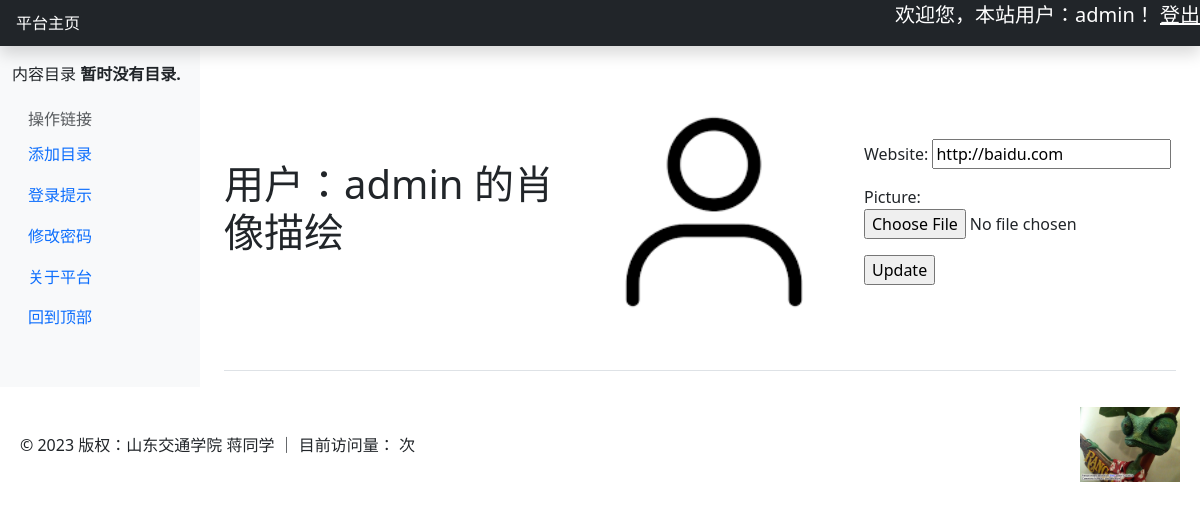
Screenshot of /rango/profile/admin/ (signed in) with the database file from the repository.
### rango/models.py (models this page shows, shortened)
class UserProfile(models.Model):
	user = models.OneToOneField(User, on_delete=models.CASCADE)
	website = models.URLField(blank=True)
	picture = models.ImageField(upload_to='profile_images', blank=True)

### rango/views.py (the view, shortened to what this page needs)
# urls.py: re_path(r'^profile/(?P<username>[\w\-]+)/$', views.profile, name='profile'),
@login_required
def profile(request, username):
	try:
		user = User.objects.get(username=username)
	except User.DoesNotExist:
		return redirect('index')
	userprofile = UserProfile.objects.get_or_create(user=user)[0]
	form = UserProfileForm({'website': userprofile.website, 'picture': userprofile.picture})
	return render(request, 'rango/profile.html', {'userprofile': userprofile, 'selecteduser': user, 'form': form})

### rango/forms.py
class UserProfileForm(forms.ModelForm):
    class Meta:
        model = UserProfile
        fields=('website','picture')

### templates/rango/profile.html (shortened to what this page needs)
{% extends 'rango/base_bootstrap.html' %}
{% load static %}
{% block body_block %}
	<div class="page-header">
		<h1>用户：{{selecteduser.username}} 的肖像描绘</h1>
	</div>
    {% if userprofile.picture %}
    <img src="{{ MEDIA_URL }}{{userprofile.picture }}" width="300" height="300" alt="{{user.username}}" />
    {% else %}
    <img src="http://lorempixel.com/300/300/people/" img width="300" height="300" alt="{{user.username}}"/>
    {% endif %}
	<br/><br/>
	<div id="profile_data">
		{% if selecteduser.username == user.username %}
    	<form method="post" action="." enctype="multipart/form-data">
    		{{ form.as_p }}
    		<input type="submit" value="Update" />
    	</form>
        {% else %}
		<p><strong>Email:</strong> {{selecteduser.email}}</p>
		<p><strong>Website:</strong> <a href="{{userprofile.website}}">{{userprofile.website}}</a></p>
		{% endif %}
	</div>
{% endblock %}

### templates/rango/base_bootstrap.html (shortened to what this page needs)
{% load static %}
{% load rango_template_tags %}
<!doctype html>
<html lang="en">
<head>
	<link rel="stylesheet" href="https://cdn.jsdelivr.net/npm/bootstrap@5.3.2/dist/css/bootstrap.min.css">
	<link href="https://getbootstrap.com/docs/5.3/dashboard.css" rel="stylesheet">
</head>
<body>
<header class="navbar navbar-dark sticky-top bg-dark flex-md-nowrap p-0 shadow">
	<a class="navbar-brand col-md-3 col-lg-2 me-0 px-3 fs-6" href="{% url 'index' %}">平台主页</a>
	<div class="navbar-nav">
		<div class="nav-item text-nowrap" style="color:white;align-content: center">
			<ul>
				{% if user.is_authenticated %}
					<p class="lead" style="color:white">欢迎您，本站用户：{{ user.username }}！
						<a style="color:white" href="{% url 'auth_logout' %}?next={% url 'index' %}">登出</a></p>
				{% else %}
					<p class="lead" style="color:white;align-content: center">欢迎您，访客！
						<a style="color:white" href="{% url 'registration_register' %}">注册</a>
						<a style="color:white" href="{% url 'auth_login' %}">登入</a></p>
				{% endif %}
			</ul>
		</div>
	</div>
</header>
<div class="container-fluid">
	<div class="row">
		<nav id="sidebarMenu" class="col-md-3 col-lg-2 d-md-block bg-light sidebar collapse">
			<div class="position-sticky pt-3 sidebar-sticky">
	 {% block sidebar_block %}
    <span>内容目录</span>
    {% if catpage %}
   <ul class="list-group"  >
        {% for category in catpage %}
       <li class="list-group-item d-flex justify-content-between align-items-center">
             <a href="{% url 'show_category' category.slug %}">{{ category.name }}</a>
             <span class="badge badge-primary badge-pill">{{ category.page_count }}</span>
        </li>
        {% endfor %}
    </ul>
    {% else %}
    <strong>暂时没有目录.</strong>
    {% endif %}
{% endblock %}
				<h6 class="sidebar-heading d-flex justify-content-between align-items-center px-3 mt-4 mb-1 text-muted text-uppercase">
					<span>操作链接</span>
				</h6>
				<ul class="nav flex-column mb-2">
					{% if user.is_authenticated %}
						<li class="nav-item">
							<a class="nav-link" href="{% url 'add_category' %}">
								添加目录
							</a>
						</li>
						<li class="nav-item">
							<a class="nav-link" href="{% url 'restricted' %}">
								登录提示</a>
						</li>
						<li class="nav-item">
							<a class="nav-link" href="{% url 'auth_password_change' %}">
								修改密码</a>
						</li>
						<li class="nav-item">
							<a class="nav-link" href="{% url 'about' %}">
								关于平台</a>
						</li>
						<li class="nav-item"><a class="nav-link" href="#">回到顶部</a></li>
					{% endif %}
				</ul>
			</div>
		</nav>
		<main class="col-md-9 ms-sm-auto col-lg-10 px-md-4">
			<div class="d-flex justify-content-between flex-wrap flex-md-nowrap align-items-center pt-3 pb-2 mb-3 border-bottom">
				{% block body_block %}
				{% endblock %}
			</div>
		</main>
	</div>
</div>
<footer style="display: flex; align-items: center; justify-content: space-between; padding: 20px;">
	<p style="margin: 0;">&copy; 2023 版权：山东交通学院 蒋同学 ｜ 目前访问量： {{ visits }}次</p>
	<img src="{% static 'images/rango.jpg' %}" alt="Picture" style="width: 100px; height: auto;">
</footer>
</body>
</html>

### rows the page displays
UserProfile: picture (picture), website "http://baidu.com"

### other values shown
{{ user.username }} "admin"
{{ selecteduser.username }} "admin"
